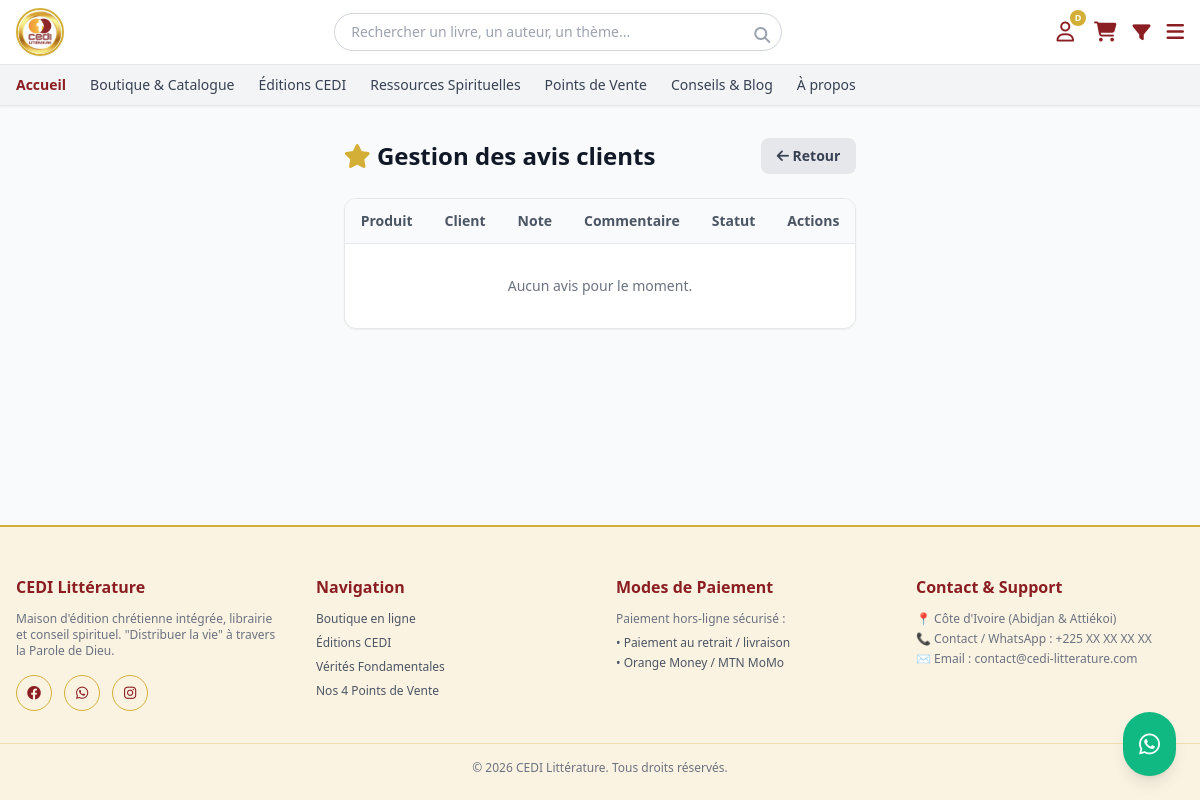
/admin_avis/ (signed in), run on an earlier commit of the app's database.
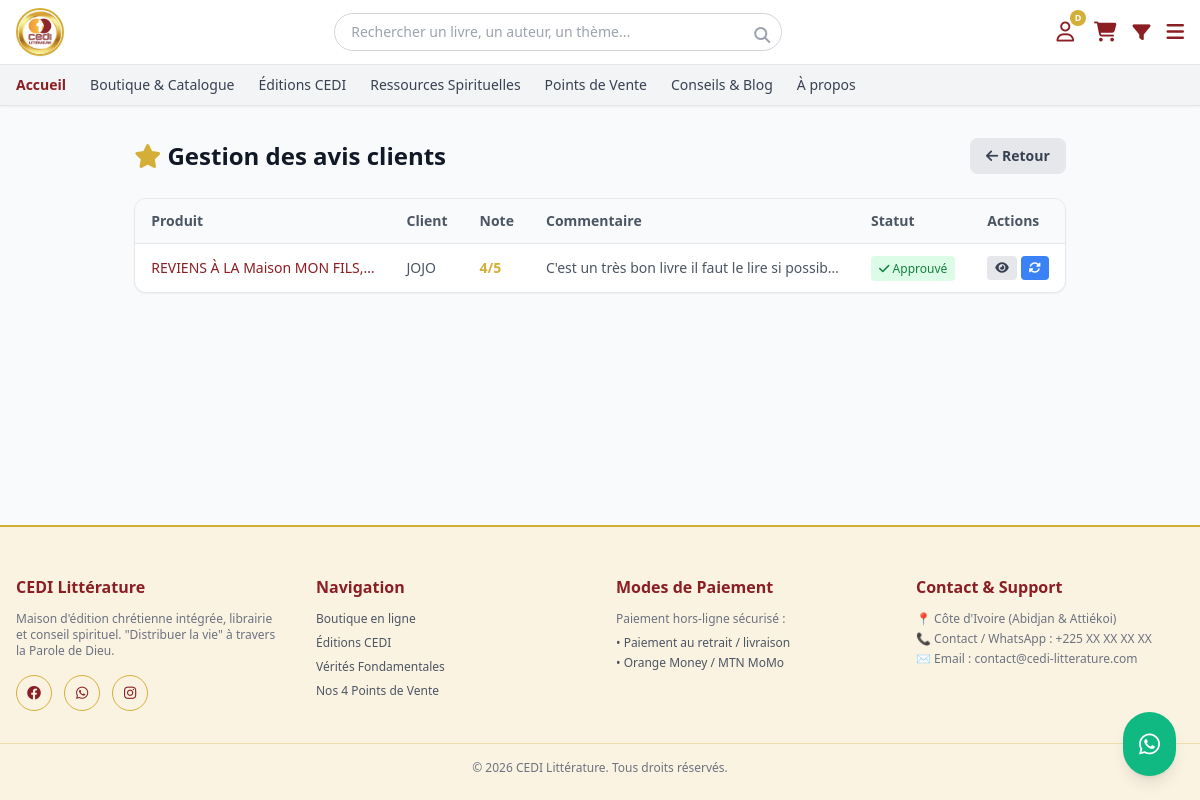
And on a later commit of the database.
### appcedi/models.py (models this page shows, shortened)
class AvisClient(models.Model):
    STATUT_CHOICES = [
        ('en_attente', 'En attente'),
        ('approuve', 'Approuvé'),
        ('rejete', 'Rejeté'),
    ]
    produit = models.ForeignKey('Produit', on_delete=models.CASCADE, related_name='avis')
    utilisateur = models.ForeignKey(User, on_delete=models.CASCADE)
    note = models.PositiveSmallIntegerField(default=5)  # 1 à 5
    commentaire = models.TextField(blank=True, null=True)
    statut = models.CharField(max_length=20, choices=STATUT_CHOICES, default='approuve')
    date_creation = models.DateTimeField(auto_now_add=True)

class Produit(models.Model):
    TYPES = (('livre', 'Livre'), ('bible', 'Bible'), ('cd', 'CD'), ('cadeau', 'Cadeau'))
    titre = models.CharField(max_length=255)
    auteur = models.CharField(max_length=255, blank=True, null=True)
    editeur = models.CharField(max_length=255, blank=True, null=True)
    isbn = models.CharField(max_length=20, blank=True, null=True)
    description = models.TextField()
    prix = models.IntegerField()
    poids = models.FloatField(blank=True, null=True)
    type_produit = models.CharField(max_length=20, choices=TYPES, default='livre')
    est_edition_cedi = models.BooleanField(default=False)
    quantite_stock = models.IntegerField(default=0)
    seuil_alerte = models.IntegerField(default=3)
    statut = models.BooleanField(default=True)
    categories = models.ManyToManyField(Categorie, through='ProduitCategorie', blank=True)

### appcedi/views.py (the view)
# urls.py: path('admin_avis/', views.liste_avis, name='liste_avis'),
@login_required
@user_passes_test(est_admin_ou_gestionnaire)
def liste_avis(request):
    avis = AvisClient.objects.all().order_by('-date_creation')
    return render(request, 'appcedi/admin/liste_avis.html', {'avis': avis})

### appcedi/context_processors.py (called while the page is built, shortened)
def panier_context(request):
    panier = None
    nombre_articles = 0
    if request.user.is_authenticated:
        try:
            panier = Panier.objects.get(utilisateur=request.user)
        except Panier.DoesNotExist:
            panier = None
    if panier:
        nombre_articles = sum(article.quantite for article in panier.articles.all())
    return {
        'nombre_articles_panier': nombre_articles,
        'categories_menu': Categorie.objects.all(),
    }

### appcedi/views.py (called while the page is built)
def est_admin_ou_gestionnaire(user):
    return user.is_superuser or (hasattr(user, 'role') and user.role in ['admin', 'gestionnaire_stock'])

### templates/appcedi/admin/liste_avis.html (shortened to what this page needs)
{% extends 'appcedi/admin/base_admin.html' %}
{% block admin_title %}<i class="fa-solid fa-star text-cediGold"></i> Gestion des avis clients{% endblock %}
{% block admin_actions %}
<a href="{% url 'tableau_de_bord' %}" class="bg-gray-200 text-gray-700 px-4 py-2 rounded-lg hover:bg-gray-300 transition text-sm font-bold">
    <i class="fa-solid fa-arrow-left"></i> Retour
</a>
{% endblock %}
{% block admin_content %}
<div class="bg-white rounded-xl shadow-sm border border-gray-200 overflow-hidden">
    <div class="overflow-x-auto">
        <table class="w-full text-sm">
            <thead class="bg-gray-50 border-b border-gray-200">
                <tr>
                    <th class="px-4 py-3 text-left font-semibold text-gray-600">Produit</th>
                    <th class="px-4 py-3 text-left font-semibold text-gray-600">Client</th>
                    <th class="px-4 py-3 text-left font-semibold text-gray-600">Note</th>
                    <th class="px-4 py-3 text-left font-semibold text-gray-600">Commentaire</th>
                    <th class="px-4 py-3 text-left font-semibold text-gray-600">Statut</th>
                    <th class="px-4 py-3 text-left font-semibold text-gray-600">Actions</th>
                </tr>
            </thead>
            <tbody class="divide-y divide-gray-100">
                {% for avis in avis %}
                <tr class="hover:bg-gray-50">
                    <td class="px-4 py-3 font-medium text-gray-800">
                        <a href="{% url 'detail_produit' avis.produit.pk %}" target="_blank" class="text-cediRed hover:underline">
                            {{ avis.produit.titre|truncatechars:30 }}
                        </a>
                    </td>
                    <td class="px-4 py-3 text-gray-600">{{ avis.utilisateur.username }}</td>
                    <td class="px-4 py-3 text-cediGold font-bold">{{ avis.note }}/5</td>
                    <td class="px-4 py-3 text-gray-600">{{ avis.commentaire|truncatechars:50|default:"-" }}</td>
                    <td class="px-4 py-3">
                        {% if avis.statut == 'approuve' %}
                            <span class="bg-green-100 text-green-700 px-2 py-1 rounded text-xs"><i class="fa-solid fa-check"></i> Approuvé</span>
                        {% elif avis.statut == 'rejete' %}
                            <span class="bg-red-100 text-red-700 px-2 py-1 rounded text-xs"><i class="fa-solid fa-xmark"></i> Rejeté</span>
                        {% else %}
                            <span class="bg-orange-100 text-orange-700 px-2 py-1 rounded text-xs"><i class="fa-solid fa-hourglass-half"></i> En attente</span>
                        {% endif %}
                    </td>
                    <td class="px-4 py-3">
                        <div class="flex gap-1 flex-wrap items-center">
                            <a href="{% url 'detail_avis' avis.id %}" class="bg-gray-200 text-gray-700 px-2 py-1 rounded hover:bg-gray-300 text-xs" title="Voir le détail">
                                <i class="fa-solid fa-eye"></i>
                            </a>
                            <a href="{% url 'changer_statut_avis' avis.id %}" class="bg-blue-500 text-white px-2 py-1 rounded hover:bg-blue-600 text-xs" title="Changer le statut">
                                <i class="fa-solid fa-rotate"></i>
                            </a>
                        </div>
                    </td>
                </tr>
                {% empty %}
                <tr>
                    <td colspan="6" class="px-4 py-8 text-center text-gray-500">Aucun avis pour le moment.</td>
                </tr>
                {% endfor %}
            </tbody>
        </table>
    </div>
</div>
{% endblock %}

What changed in the data, as far as the page shows it:
added AvisClient: produit.titre "REVIENS À LA Maison MON FILS,…", utilisateur.username "JOJO", note "4", commentaire "C'est un très bon livre il faut le lire si possib…", statut "approuve" (drawn)
Also different on the page:
text no longer shown: "Aucun avis pour le moment."
